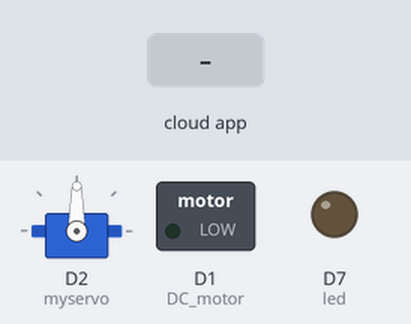
A sketch run on a simulated ESP8266 (NodeMCU). On the bench: servo, switched loads named in the sketch (green lamp = pin HIGH), output pins drawn as LEDs (lit = HIGH). The inputs (shaded band) are chosen by the test bench. WiFi joins after 1.5 s; servers stay silent unless stated; no MQTT or app messages arrive unless stated; what the sketch prints to the serial monitor is not drawn.

Above: at 2.7 s.
2.8 s: the phone or cloud app sets JJ to 1
At 3.7 s:
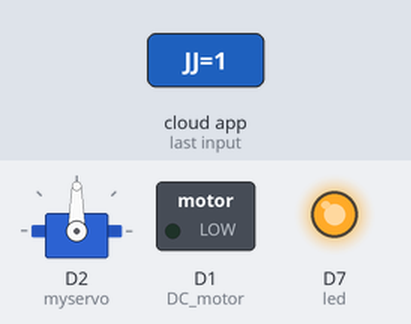
5.8 s: the phone or cloud app sets Servotest to 0
At 6.6 s:
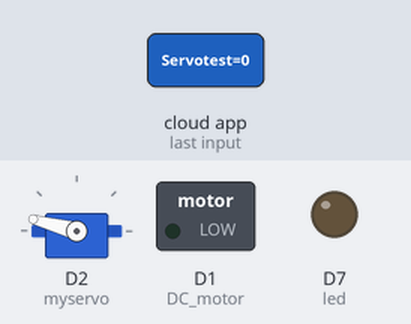
7.3 s: the phone or cloud app sets DCmotortest to 1
At 7.8 s:
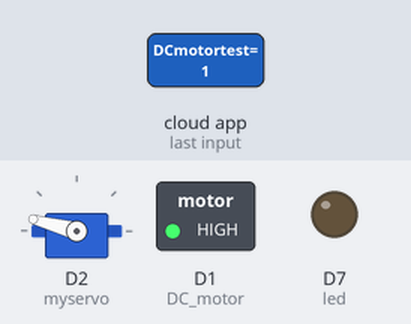
8.8 s: the phone or cloud app sets Servotest to 1
At 9.5 s:
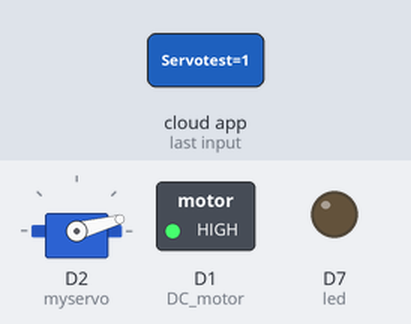
10.3 s: the phone or cloud app sets DCmotortest to 0
At 10.7 s:
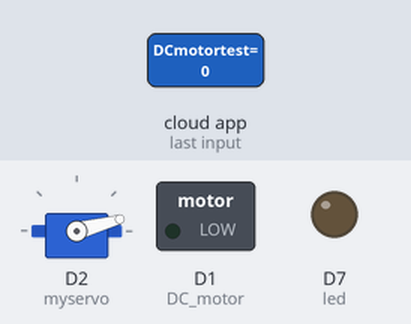
11.8 s: the phone or cloud app sets JJ to 1
At 13.1 s:
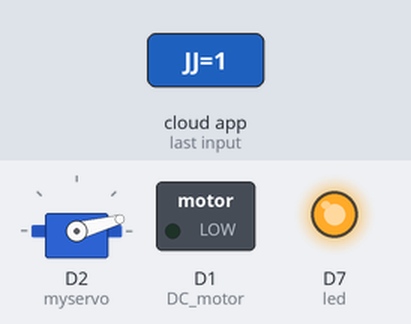
Timing chart, 0 to 15.3 s (numbered marks = the images above; inputs shaded):
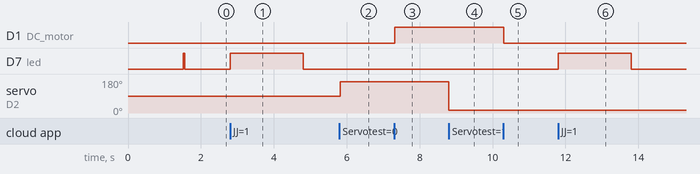

Measured:
- after the input at 2.8 s, D7 (led): LOW → HIGH at once, → LOW 2.0 s later
- after the input at 5.8 s, servo on D2 (myservo): 90° → 165° at once
- after the input at 7.3 s, D1 (DC_motor): LOW → HIGH at once
- after the input at 8.8 s, servo on D2 (myservo): 165° → 15° at once
- after the input at 10.3 s, D1 (DC_motor): HIGH → LOW at once
- after the input at 11.8 s, D7 (led): LOW → HIGH at once, → LOW 2.0 s later

The sketch:

ESP_Test.ino
```cpp
#include <ESP8266WiFi.h>
#include <Adafruit_MQTT.h>
#include <Adafruit_MQTT_Client.h>
#include <Servo.h>
#include <EEPROM.h>

const char *ssid =  "TELUS2819";     // replace with your wifi ssid and wpa2 key
const char *pass =  "5dbw28zvs4";

WiFiClient client;

#define AIO_SERVER      "io.adafruit.com"
#define AIO_SERVERPORT  1883                   // use 8883 for SSL
#define AIO_USERNAME    "Nathan_Tham"            // Replace it with your username
#define AIO_KEY         "aio_bWOn61d3j4LJVnPevGeMZyUQNaT1"   // Replace with your Project Auth Key

#define led D7

Adafruit_MQTT_Client mqtt(&client, AIO_SERVER, AIO_SERVERPORT, AIO_USERNAME, AIO_KEY);

Servo myservo;  // create servo object to control a servo

Adafruit_MQTT_Subscribe Servocontrol = Adafruit_MQTT_Subscribe(&mqtt, AIO_USERNAME"/feeds/Servotest");
Adafruit_MQTT_Subscribe DCmotorcontrol = Adafruit_MQTT_Subscribe(&mqtt, AIO_USERNAME"/feeds/DCmotortest");
Adafruit_MQTT_Subscribe JJ = Adafruit_MQTT_Subscribe(&mqtt, AIO_USERNAME"/feeds/JJ");

void MQTT_connect();

void setup()
{
       Serial.begin(9600);
       delay(10);

       Serial.println("Connecting to ");
       Serial.println(ssid);

       WiFi.begin(ssid, pass);
       while (WiFi.status() != WL_CONNECTED)
          {
            delay(500);
            Serial.print(".");
          }
      Serial.println("");
      Serial.println("WiFi connected");

      mqtt.subscribe(&Servocontrol);
      mqtt.subscribe(&DCmotorcontrol);
      mqtt.subscribe(&JJ);

      myservo.attach(D2);  // attaches the servo on pin 9 to the servo object
      pinMode(D1,OUTPUT);  //DC motor
      pinMode(D7,OUTPUT);  //LED
}

void loop()
{
  MQTT_connect();

  Adafruit_MQTT_Subscribe *subscription;
  while ((subscription = mqtt.readSubscription(20000))) {
    if (subscription == &Servocontrol) {
      byte Servocontrol_state = atoi((char *)Servocontrol.lastread);
      //Serial.print(Servocontrol_state);
      if(Servocontrol_state == 1)
      {
        myservo.write(15);
      }
      if(Servocontrol_state == 0)
      {
        myservo.write(165);
      }
    }
    if (subscription == &DCmotorcontrol) {
      byte DCmotorcontrol_state = atoi((char *)DCmotorcontrol.lastread);
      //Serial.print(DCmotorcontrol_state);
      if(DCmotorcontrol_state == 1)
      {
        digitalWrite(D1,HIGH);
      }
      if(DCmotorcontrol_state == 0)
      {
        digitalWrite(D1,LOW);
      }
    }
    if (subscription == &JJ) {
      byte JJ_state = atoi((char *)JJ.lastread);
      Serial.print(JJ_state);
      if(JJ_state == 1)
      {
        digitalWrite(D7,HIGH);
        delay(2000);
        digitalWrite(D7,LOW);
      }
     }
  }
}

void MQTT_connect()
{
  int8_t ret;

  // Stop if already connected.
  if (mqtt.connected()) {
    //Serial.println("Connected");
    return;
  }

  digitalWrite(led,HIGH);
  Serial.print("Connecting to MQTT... ");

  uint8_t retries = 3;

  while ((ret = mqtt.connect()) != 0) { // connect will return 0 for connected
    Serial.println(mqtt.connectErrorString(ret));
    Serial.println("Retrying MQTT connection in 5 seconds...");
    mqtt.disconnect();
    delay(5000);  // wait 5 seconds
    retries--;
    if (retries == 0) {
      // basically die and wait for WDT to reset me
      //while (1);
      Serial.println("Wait 10 min to reconnect");
      delay(600000);
    }
  }
  Serial.println("MQTT Connected!");
  digitalWrite(led,LOW);
}
```
